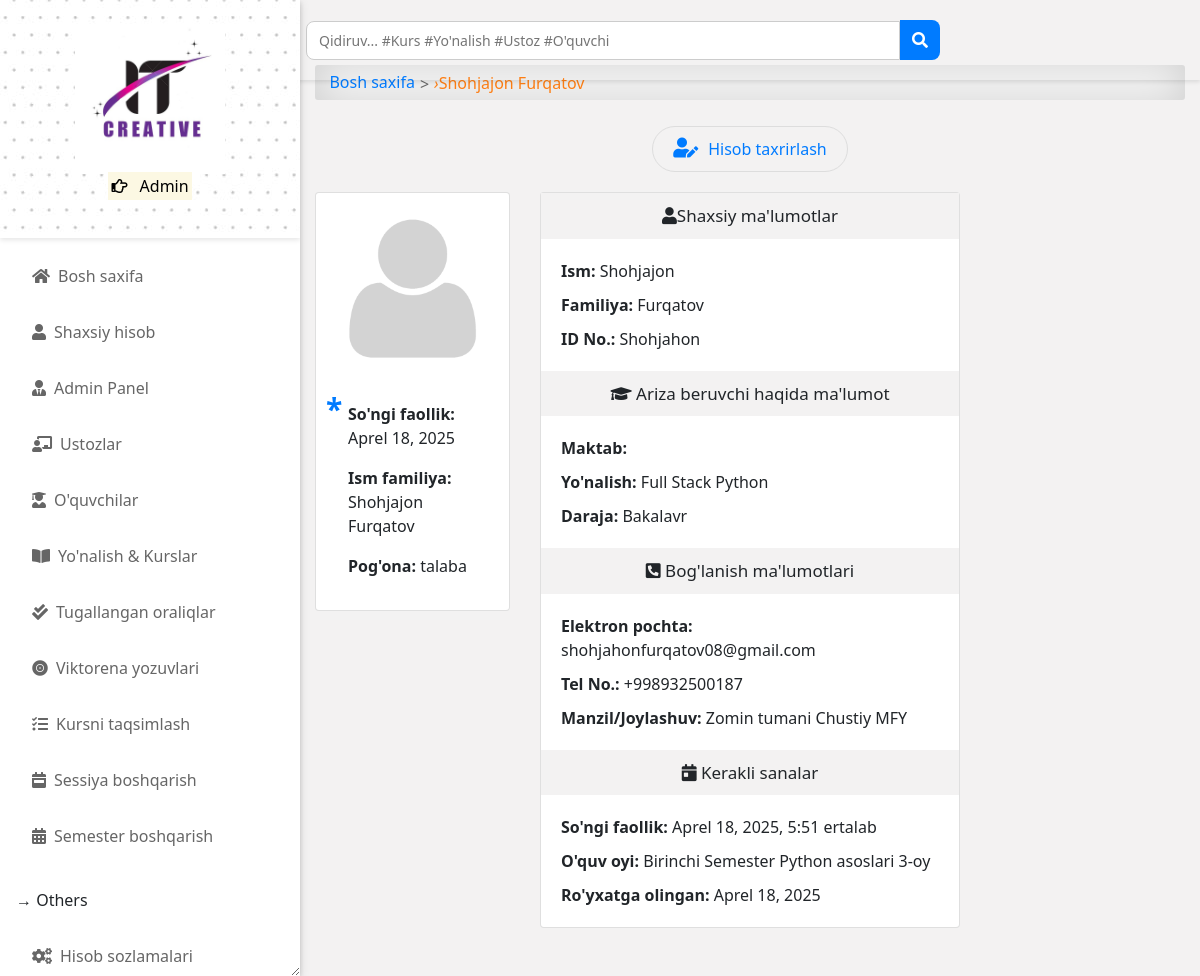
Page /accounts/profile/6/detail/ (signed in) on the committed database.
### accounts/models.py (models this page shows, shortened)
class User(AbstractUser):
    is_student = models.BooleanField(default=False)
    is_lecturer = models.BooleanField(default=False)
    is_parent = models.BooleanField(default=False)
    is_dep_head = models.BooleanField(default=False)
    phone = models.CharField(max_length=60, blank=True, null=True)
    address = models.CharField(max_length=60, blank=True, null=True)
    picture = models.ImageField(upload_to='profile_pictures/%y/%m/%d/', default='default.png', null=True)
    email = models.EmailField(blank=True, null=True)
    username_validator = ASCIIUsernameValidator()
    objects = UserManager()
    @property
    def get_full_name(self):
        full_name = self.username
        if self.first_name and self.last_name:
            full_name = self.first_name + " " + self.last_name
        return full_name
    @property
    def get_user_role(self):
        if self.is_superuser:
            return "Admin"
        elif self.is_student:
            return "Talaba"  # Tarjima qilindi
        elif self.is_lecturer:
            return "O'qituvchi"  # Tarjima qilindi
        elif self.is_parent:
            return "Ota-Ona"  # Tarjima qilindi
    def get_picture(self):
        try:
            return self.picture.url
        except:
            no_picture = settings.MEDIA_URL + 'default.png'
            return no_picture

class Student(models.Model):
    student = models.OneToOneField(User, on_delete=models.CASCADE)
    level = models.CharField(max_length=25, choices=LEVEL, null=True)
    department = models.ForeignKey(Program, on_delete=models.CASCADE, null=True)
    objects = StudentManager()

### course/models.py (models this page shows, shortened)
class Program(models.Model):
    title = models.CharField(max_length=150, unique=True)
    summary = models.TextField(null=True, blank=True)
    objects = ProgramManager()
    def __str__(self):
        return self.title

### app/models.py (models this page shows)
class Semester(models.Model):
    semester = models.CharField(max_length=10, choices=SEMESTER, blank=True)
    is_current_semester = models.BooleanField(default=False, blank=True, null=True)
    session = models.ForeignKey(Session, on_delete=models.CASCADE, blank=True, null=True)
    next_semester_begins = models.DateField(null=True, blank=True)
    def __str__(self):
        return self.semester

class Session(models.Model):
    session = models.CharField(max_length=200, unique=True)
    is_current_session = models.BooleanField(default=False, blank=True, null=True)
    next_session_begins = models.DateField(blank=True, null=True)
    def __str__(self):
        return self.session

### accounts/views.py (the view, shortened to what this page needs)
# urls.py: path('profile/<int:id>/detail/', profile_single, name='profile_single'),
@login_required
@admin_required
def profile_single(request, id):
    if request.user.id == id:
        return redirect("/profile/")
    current_session = Session.objects.filter(is_current_session=True).first()
    current_semester = Semester.objects.filter(
        is_current_semester=True, session=current_session
    ).first()
    user = User.objects.get(pk=id)
    if user.is_lecturer:
        courses = Course.objects.filter(allocated_course__lecturer__pk=id).filter(
            semester=current_semester
        )
        context = {
            "title": user.get_full_name,
            "user": user,
            "user_type": "O'qituvchi",
            "courses": courses,
            "current_session": current_session,
            "current_semester": current_semester,
        }
        return render(request, "accounts/profile_single.html", context)
    elif user.is_student:
        student = Student.objects.get(student__pk=id)
        courses = TakenCourse.objects.filter(
            student__student__id=id, course__level=student.level
        )
        context = {
            "title": user.get_full_name,
            "user": user,
            "user_type": "talaba",
            "courses": courses,
            "student": student,
            "current_session": current_session,
            "current_semester": current_semester,
        }
        return render(request, "accounts/profile_single.html", context)

### templates/accounts/profile_single.html (shortened to what this page needs)
{% extends 'base.html' %}
{% load static %}
{% load i18n %}
{% block content %}
<div id="input-nav"><a href="{% url 'home' %}" class="primary1">Bosh saxifa</a> <i>&rsaquo;</i> {{ user.get_full_name }}</div>
{% if request.user.is_superuser %}
<div class="btn-flex">
    {% if user.is_student %}
    <a class="edit-btn" href="{% url 'student_edit' pk=user.id %}">
        <i class="fas fa-user-edit"></i><span class="mobile-hide">Hisob taxrirlash</span>
    </a>
    {% endif %}
</div>
{% endif %}
<div class="row justify-content-between">
    <div class="col-md-3 mx-auto">
        <div class="card">
            <img src="{{ user.get_picture }}" class="dashboard-img">
            <div class="program-description">
                <p><strong>So'ngi faollik: </strong>{{ user.last_login|date }}</p>
                <p><strong>Ism familiya: </strong>{{ user.get_full_name|title }}</p>
                <p><strong>Pog'ona: </strong>{{ user_type }}
                </p>
            </div>
        </div>
    </div>
    <div class="col-md-6">
        <div class="card">
            <p class="title-info"><i class="fas fa-user"></i>Shaxsiy ma'lumotlar</p>
            <div class="dashboard-description">
                <p><strong>Ism:</strong> {{ user.first_name|title }}</p>
                <p><strong>Familiya:</strong> {{ user.last_name|title }}</p>
                <p><strong>ID No.:</strong> {{ user.username }}</p>
            </div>
            {% if user.is_student %}
            <p class="title-info"><i class="fas fa-graduation-cap"></i> Ariza beruvchi haqida ma'lumot</p>
            <div class="dashboard-description">
                <p><strong>Maktab: </strong>{{ student.get_student_school }}</p>
                <p><strong>Yo'nalish: </strong>{{ student.department }}</p>
                <p><strong>Daraja: </strong>{{ student.level }}</p>
            </div>
            {% endif %}
            <p class="title-info"><i class="fas fa-phone-square-alt"></i> Bog'lanish ma'lumotlari</p>
            <div class="dashboard-description">
                <p><strong>Elektron pochta:</strong> {{ user.email }}</p>
                <p><strong>Tel No.:</strong> {{ user.phone }}</p>
                <p><strong>Manzil/Joylashuv:</strong> {{ user.address }}</p>
            </div>
            <p class="title-info"><i class="fa fa-calendar-day"></i> Kerakli sanalar</p>
            <div class="dashboard-description">
                <p><strong>So'ngi faollik:</strong> {{ user.last_login }}</p>
                {% if current_semester and current_session %}
                <p><strong>O'quv oyi:</strong> {{ current_semester }} Semester {{ current_session }}</p>
                {% endif %}
                <p><strong>Ro'yxatga olingan:</strong> {{ user.date_joined|date }}</p>
            </div>
        </div>
    </div>
    <div class="col-md-3 mx-auto"></div>
</div>
{% endblock content %}

### templates/base.html (shortened to what this page needs)
{% load static %}
<!DOCTYPE html>
<html lang="en">
<head>
    <link rel="stylesheet" type="text/css" href="{% static 'css/bootstrap.min.css' %}">
    <link rel="stylesheet" type="text/css" href="{% static 'css/all.css' %}">
    <link rel="stylesheet" type="text/css" href="{% static 'css/style.css' %}">
</head>
<body>
    {% include 'aside.html' %}
    <div id="main">
        {% include 'navbar.html' %}
        <div class="container-fluid" id="main-content">
            {% block content %}{% endblock content %}
        </div>
    </div>
</body>
</html>

### templates/aside.html (shortened to what this page needs)
{% load static %}
<head>
</head>
<div id="side-nav">
	<div class="main-menu">
		<div class="top-side text-center py-4" style="background-image: url({% static 'img/dotted.jpg' %});">
			<img src="{% static 'img/logo.png' %}" width="150px" alt="IT Creative">
			<p class="text-orange">
				<mark>
					<i class="far fa-hand-point-right"></i>
					{{ request.user.get_user_role }}
				</mark>
			</p>
		</div>
		{% url 'home' as hom %} {% url 'dashboard' as dash %} {% url 'profile' as prof %}
		{% url 'lecturer_list' as lec %}
		{% url 'student_list' as stu %} {% url 'course_allocation_view' as cav %}
		{% url 'programs' as pro %} {% url 'session_list' as sess %} {% url 'semester_list' as sem %}
		{% url 'course_registration' as cr %} {% url 'edit_profile' as ep %} {% url 'change_password' as cp %}
		{% url 'quiz_progress' as qpr %} {% url 'quiz_marking' as qce %} {% url 'user_course_list' as ucl %}
		{% url 'admin_panel' as admin_p %}
		<ul>
			<li class="{% if request.path == hom %}active{% endif %}">
				<a href="{% url 'home' %}"><i class="fas fa-home"></i>Bosh saxifa</a>
			</li>
			<li class="{% if request.path == prof %}active{% endif %}">
				<a href="{% url 'profile' %}"><i class="fas fa-user"></i>Shaxsiy hisob</a>
			</li>
			{% if request.user.is_superuser %}
			<li class="{% if request.path == admin_p %}active{% endif %}">
				<a href="{% url 'admin_panel' %}"><i class="fas fa-user-tie"></i>Admin Panel</a>
			</li>
			<li class="{% if request.path == lec %}active{% endif %}">
				<a href="{% url 'lecturer_list' %}"><i class="fas fa-chalkboard-teacher"></i>Ustozlar</a>
			</li>
			<li class="{% if request.path == stu %}active{% endif %}">
				<a href="{% url 'student_list' %}"><i class="fas fa-user-graduate"></i>O'quvchilar</a>
			</li>
			{% endif %}
			<li class="{% if request.path == pro %}active{% endif %}">
				<a href="{% url 'programs' %}"><i class="fas fa-book-open"></i>Yo'nalish & Kurslar</a>
			</li>
			{% if request.user.is_superuser or request.user.is_lecturer %}
			<li class="{% if request.path == qce %}active{% endif %}">
				<a href="{% url 'quiz_marking' %}"><i class="fas fa-check-double"></i>Tugallangan oraliqlar</a>
			</li>
			{% endif %}
			{% if request.user.is_superuser %}
			<li class="{% if request.path == qpr %}active{% endif %}">
				<a href="{% url 'quiz_progress' %}"><i class="fas fa-record-vinyl"></i>Viktorena yozuvlari</a>
			</li>
			<li class="{% if request.path == cav %}active{% endif %}">
				<a href="{% url 'course_allocation_view' %}"><i class="fas fa-tasks"></i>Kursni taqsimlash</a>
			</li>
			<li class="{% if request.path == sess %}active{% endif %}">
				<a href="{% url 'session_list' %}"><i class="fas fa-calendar-week"></i>Sessiya boshqarish</a>
			</li>
			<li class="{% if request.path == sem %}active{% endif %}">
				<a href="{% url 'semester_list' %}"><i class="fas fa-calendar-alt"></i>Semester boshqarish</a>
			</li>
			{% endif %}
			<br />
			<p class="ml-3">&RightArrow; Others</p>
			<li class="{% if request.path == ep %}active{% endif %}">
				<a href="{% url 'edit_profile' %}"><i class="fas fa-cogs"></i>Hisob sozlamalari</a>
			</li>
		</ul>
	</div>
</div>

### templates/navbar.html (shortened to what this page needs)
<header class="header">
	<div class="header-content">
		<div class="search-dropdown-container">
			<div class="toggle-btn" onclick="toggleSidebar()">
			</div>
			<form class="form-header" action="{% url 'query' %}" method="GET">
				<input type="text" name="q" value="{{ request.GET.q }}" placeholder="Qidiruv... #Kurs #Yo'nalish #Ustoz #O'quvchi" required />
				<button type="submit"><i class="fas fa-search"></i></button>
			</form>
		</div>
</header>

### static/css/all.css (style rules this page uses)
.fa, .fas, .far, .fal, .fad, .fab { -moz-osx-font-smoothing: grayscale; -webkit-font-smoothing: antialiased; display: inline-block; font-style: normal; font-variant: normal; text-rendering: auto; line-height: 1; }
.fa-book-open:before { content: "\f518"; }
.fa-calendar-alt:before { content: "\f073"; }
.fa-calendar-day:before { content: "\f783"; }
.fa-calendar-week:before { content: "\f784"; }
.fa-chalkboard-teacher:before { content: "\f51c"; }
.fa-check-double:before { content: "\f560"; }
.fa-cogs:before { content: "\f085"; }
.fa-graduation-cap:before { content: "\f19d"; }
.fa-hand-point-right:before { content: "\f0a4"; }
.fa-home:before { content: "\f015"; }
.fa-phone-square-alt:before { content: "\f87b"; }
.fa-record-vinyl:before { content: "\f8d9"; }
.fa-search:before { content: "\f002"; }
.fa-tasks:before { content: "\f0ae"; }
.fa-user:before { content: "\f007"; }
.fa-user-edit:before { content: "\f4ff"; }
.fa-user-graduate:before { content: "\f501"; }
.fa-user-tie:before { content: "\f508"; }
.far { font-family: 'Font Awesome 5 Free'; font-weight: 400; }
.fa, .fas { font-family: 'Font Awesome 5 Free'; font-weight: 900; }

### static/css/style.css (style rules this page uses)
*, body { font-family: "Rubik", sans-serif; }
body { background-color: #f3f2f2; }
.text-orange { color: #fd7e14; }
#main { padding-top: 65px; padding-bottom: 3rem; padding-left: 300px; -webkit-transition: 0.5s; transition: 0.5s; }
.btn-flex { display: -webkit-box; display: -ms-flexbox; display: flex; -webkit-box-pack: center; -ms-flex-pack: center; justify-content: center; -ms-flex-wrap: wrap; flex-wrap: wrap; margin: 10px auto; }
.btn-flex i { margin-right: 8px; font-size: 20px; }
li { list-style: none; }
#side-nav { width: 300px; position: fixed; left: 0; top: 0; bottom: 0; display: -webkit-box; display: -ms-flexbox; display: flex; -webkit-box-orient: vertical; -webkit-box-direction: normal; -ms-flex-direction: column; flex-direction: column; -webkit-box-pack: justify; -ms-flex-pack: justify; justify-content: space-between; z-index: 100; overflow-y: auto; resize: horizontal; background-color: #fff; -webkit-box-shadow: 0 2px 5px 0 rgba(0, 0, 0, 0.16), 0 2px 10px 0 rgba(0, 0, 0, 0.12); box-shadow: 0px 2px 5px 0px rgba(0, 0, 0, 0.16), 0px 2px 10px 0px rgba(0, 0, 0, 0.12); -webkit-transition: 0.3s; transition: 0.3s; }
#side-nav i { margin-right: 8px; }
#side-nav .top-side { background: #f5f5f5; -webkit-box-shadow: 0px 2px 5px 0px rgba(0, 0, 0, 0.1); box-shadow: 0px 2px 5px 0px rgba(0, 0, 0, 0.1); margin-bottom: 10px; padding: 0.5rem 2rem; }
#side-nav ul { padding: 0; }
#side-nav ul li { list-style: none; }
#side-nav ul li a { display: -webkit-box; display: -ms-flexbox; display: flex; -webkit-box-align: center; -ms-flex-align: center; align-items: center; padding: 1rem 2rem; color: #666; border-radius: 0 2em 2em 0; -webkit-transition: 0.25s; transition: 0.25s; }
#input-nav { display: -webkit-box; display: -ms-flexbox; display: flex; -ms-flex-wrap: wrap; flex-wrap: wrap; -webkit-box-align: center; -ms-flex-align: center; align-items: center; padding: 0.3rem 0.9rem; margin-bottom: 1rem; color: #fd7e14; border-radius: 3px; background-color: #fff !important; -webkit-box-shadow: inset 0 0 2.5rem rgba(0, 0, 0, 0.2); box-shadow: inset 0 0 2.5rem rgba(0, 0, 0, 0.2); }
#input-nav a { color: #007bff; }
#input-nav a::after { content: ">"; color: #666; margin: 0 5px; vertical-align: middle; }
a { color: #666; text-decoration: none; }
.dashboard-img { width: 100%; border-top-left-radius: 0.3em; border-top-right-radius: 0.3em; }
.dashboard-description { padding: 10px; }
.dashboard-description p { margin: 10px; }
.program-description { position: relative; padding: 1rem 2rem; }
.program-description::before { content: "*"; position: absolute; top: 0; left: 10px; color: #007bff; font-weight: bold; font-size: 30px; margin-right: 1rem; }
.title-info { font-weight: 400; font-size: 17px; padding: 10px; background: #f3f2f2; text-align: center; margin: 0px; }
.edit-btn { font-family: inherit; text-align: center; width: auto; padding: 10px 20px; margin: 10px auto; cursor: pointer; color: #007bff; border: 1px solid #ddd; border-radius: 2rem; }
.edit-btn i { margin-right: 10px; }

### templates/base.html (style rules this page uses)
* { -webkit-user-select: none; -moz-user-select: none; -ms-user-select: none; user-select: none; }
body { -webkit-touch-callout: none; }

### templates/aside.html (style rules this page uses)
.top-side { background-size: cover; background-position: top center; }
* { -webkit-user-select: none; -moz-user-select: none; -ms-user-select: none; user-select: none; }
body { -webkit-touch-callout: none; }

### rows in the picture
User: user.get_user_role "Admin"
User: get_full_name "Shohjajon Furqatov", get_picture (placeholder picture), last_login "Aprel 18, 2025", first_name "Shohjajon", last_name "Furqatov", username "Shohjahon", email "shohjahonfurqatov08@gmail.com", phone "+998932500187", address "Zomin tumani Chustiy MFY", last_login "Aprel 18, 2025, 5:51 ertalab", date_joined "Aprel 18, 2025"
Student: department "Full Stack Python", level "Bakalavr"
Semester: semester "Birinchi"
Session: session "Python asoslari 3-oy"

### other values in the picture
{{ user_type }} "talaba"
